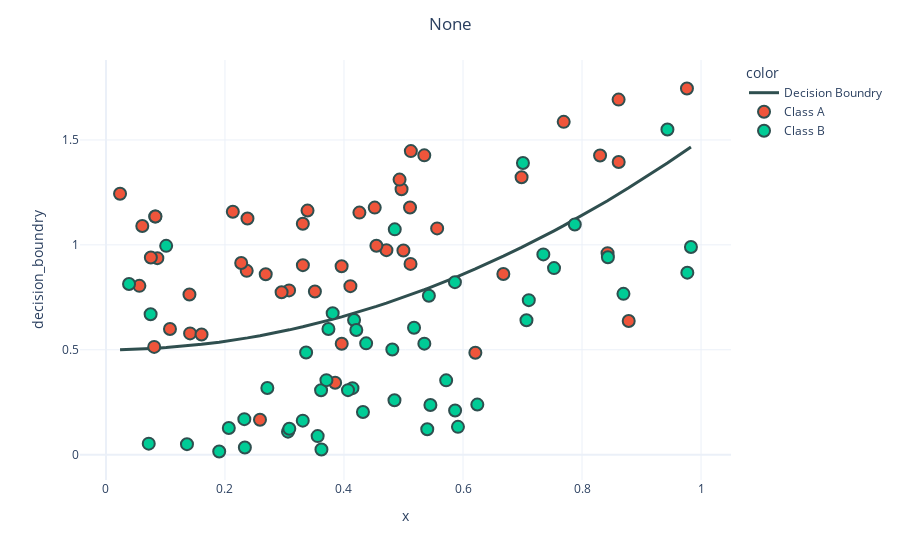

Notebook code for this chart:
### Markdown cell above
### Let's test our code

### Code cell
data, fig = load_and_plot('data/classification_problem.csv')
fig.show()
